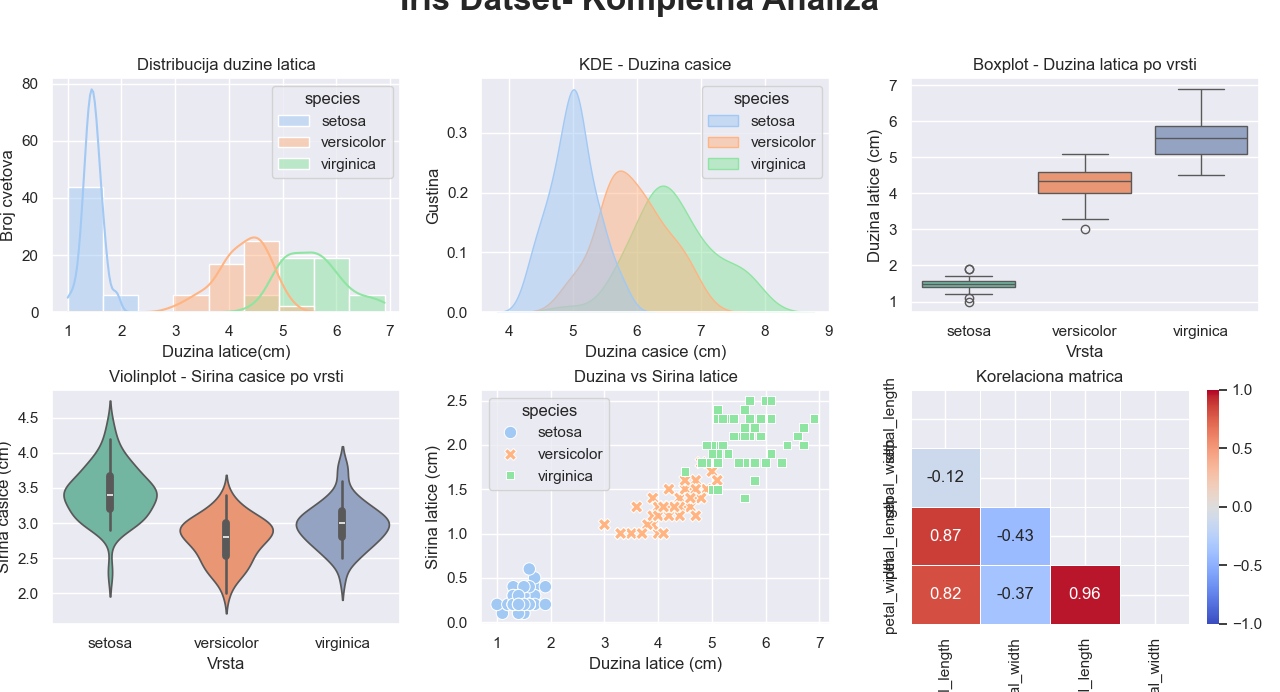

Recreate this plot in Python.
import seaborn as sns
import matplotlib.pyplot as plt
import pandas as pd
import numpy as np

iris=sns.load_dataset('iris')
sns.set_theme(style='darkgrid', palette='pastel')

fig=plt.figure(figsize=(18,12))
fig.suptitle('Iris Datset- Kompletna Analiza',fontsize=24, fontweight='bold', y=1.02)

ax1=fig.add_subplot(2,3,1)
sns.histplot(data=iris, x='petal_length', hue='species', kde=True, ax=ax1)
ax1.set_title('Distribucija duzine latica')
ax1.set_xlabel('Duzina latice(cm)')
ax1.set_ylabel('Broj cvetova')

ax2=fig.add_subplot(2,3,2)
sns.kdeplot(data=iris, x='sepal_length',hue='species', fill=True, alpha=0.5, ax=ax2)
ax2.set_title('KDE - Duzina casice')
ax2.set_xlabel('Duzina casice (cm)')
ax2.set_ylabel('Gustina')

ax3 = fig.add_subplot(2, 3, 3)
sns.boxplot(data=iris, x='species', y='petal_length', palette='Set2', ax=ax3)
ax3.set_title('Boxplot - Duzina latica po vrsti')
ax3.set_xlabel('Vrsta')
ax3.set_ylabel('Duzina latice (cm)')

ax4 = fig.add_subplot(2, 3, 4)
sns.violinplot(data=iris, x='species', y='sepal_width', palette='Set2', ax=ax4)
ax4.set_title('Violinplot - Sirina casice po vrsti')
ax4.set_xlabel('Vrsta')
ax4.set_ylabel('Sirina casice (cm)')

ax5 = fig.add_subplot(2, 3, 5)
sns.scatterplot(data=iris, x='petal_length', y='petal_width', hue='species', style='species', s=80, ax=ax5)
ax5.set_title('Duzina vs Sirina latice')
ax5.set_xlabel('Duzina latice (cm)')
ax5.set_ylabel('Sirina latice (cm)')

ax6 = fig.add_subplot(2, 3, 6)
corr = iris.corr(numeric_only=True)
mask = np.triu(np.ones_like(corr, dtype=bool))
sns.heatmap(corr, annot=True, fmt='.2f', cmap='coolwarm', linewidths=0.5, mask=mask, ax=ax6, vmin=-1, vmax=1)
ax6.set_title('Korelaciona matrica')

plt.tight_layout(rect=[0, 0, 1, 0.96], h_pad=4.0, w_pad=3.0)
plt.savefig('iris_analiza.png', dpi=200, bbox_inches='tight')
plt.show()
print('Grafik sacuvan kao iris_analiza.png')
